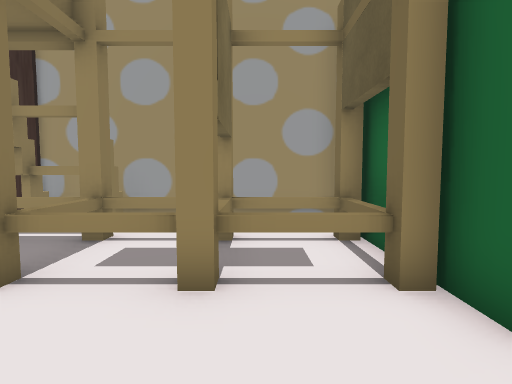
View 1 (above)

16 first-person views from a walk through a scene from a Unity 3-D project. The camera is 1.3 m above the floor, tilts 4° down and sees 80° across. The floor is counted in squares, 1 m on a side. Each view is taken from the middle of a square. On the plan, view 1 faces up. The plan holds only what a view shows up to about 14 squares ahead; the rest is blank. The player character is not drawn.

View 2
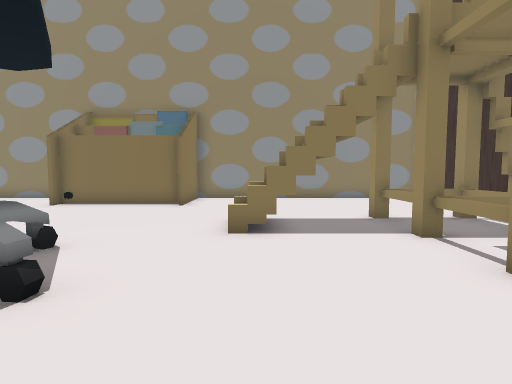

View 3
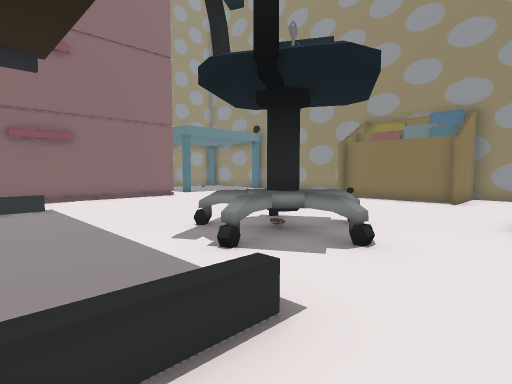

View 4
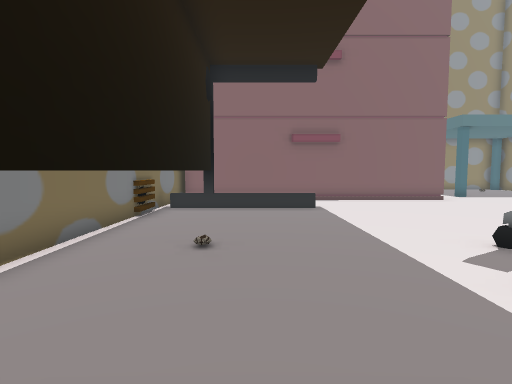

View 5
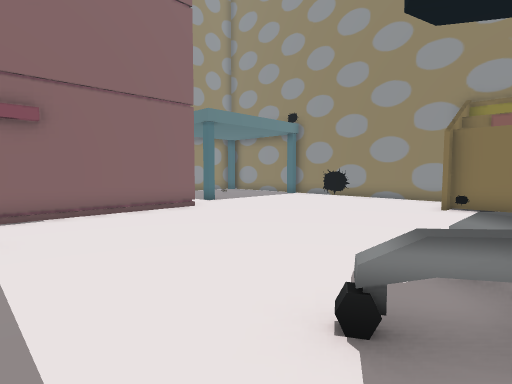

View 6
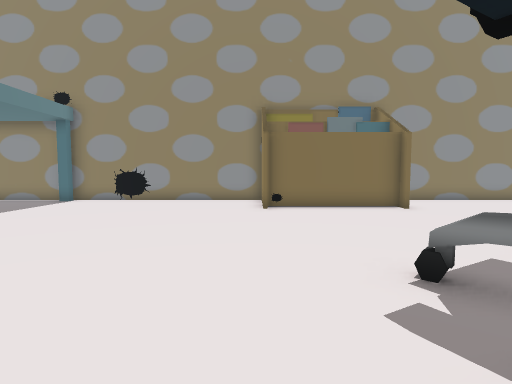

View 7
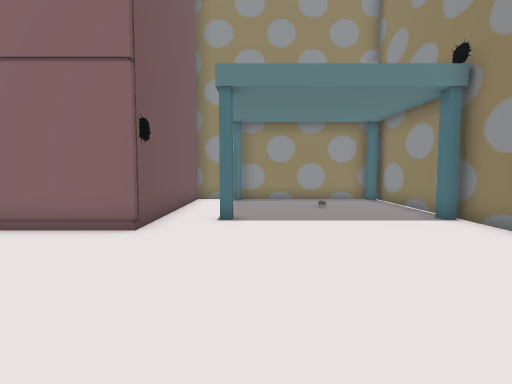

View 8
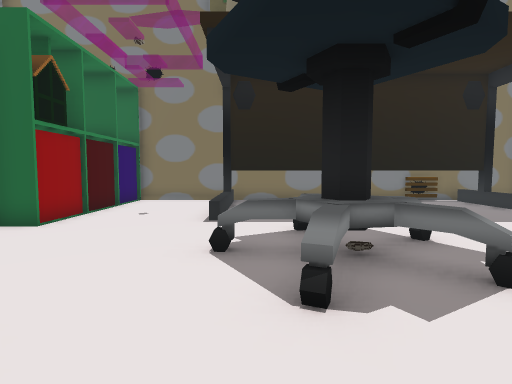

View 9
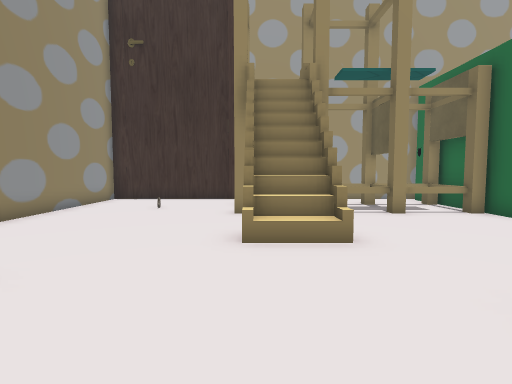

View 10
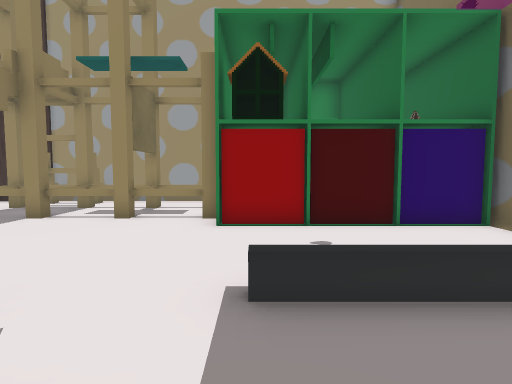

View 11
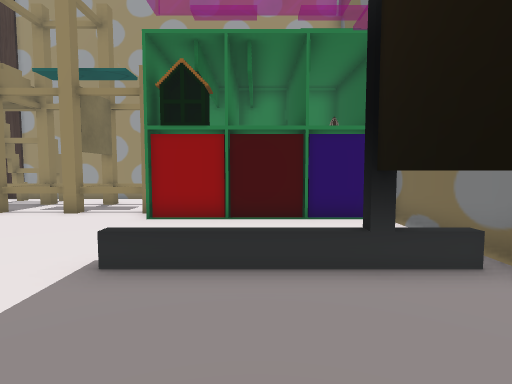

View 12
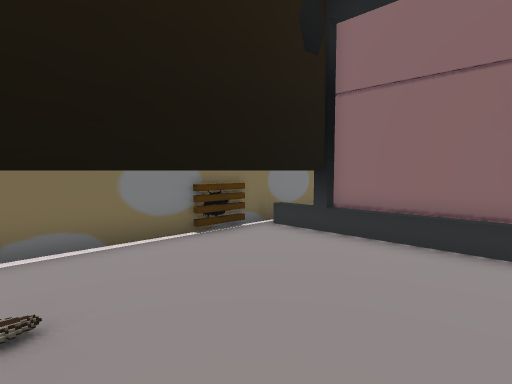

View 13
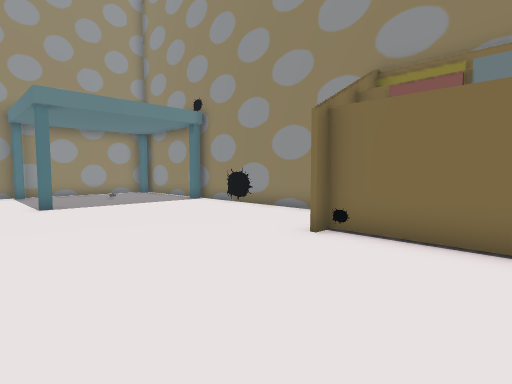

View 14
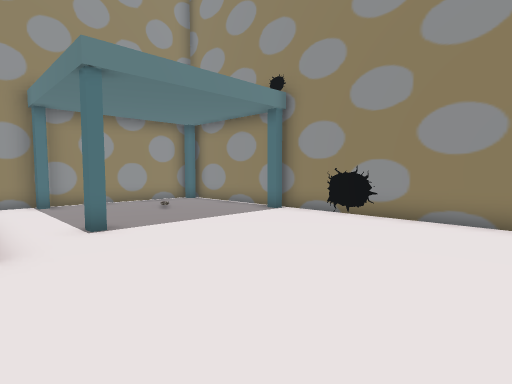

View 15
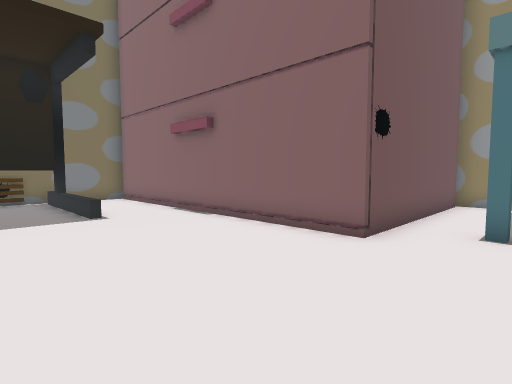

View 16
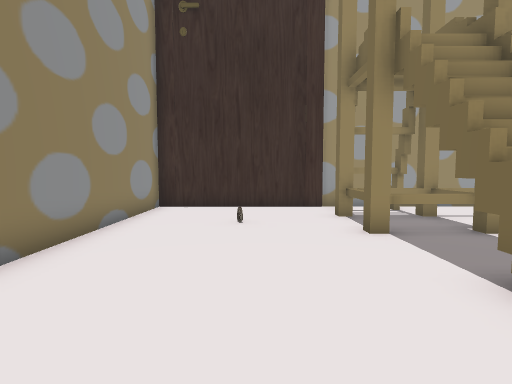

### Floor plan
Key: @ floor where view 1 was taken; # wall or solid block; . floor; / step, stairs or slope; = window, fence, low wall or low ledge; T thing the floor can be seen under or through; O other object.
Columns run from 12 left of view 1 to 9 right of it. Each row starts with its distance up from view 1.
  8 ###############
  7 #......###....OOOOOOO
  6 #......#=#=##=# O OOO
  5 #......=.=.==.# O OOO
  4 #.....#==#=#==# O OOO
  3 #.............O O OOO
  2 #.............OOOOOOO#
  1 #......=OT...........#
  0 #......=OT..@........#
 -1 #....................#
 -2 #..............////T.#
 -3 #OOO........O......T.#
 -4  OOO......OOOO.....T.#
 -5  OOO.......OO......T.#
 -6  OOO......O..O.....T.#
 -7  OOO...............T.#
 -8 #OOO...............T.#
 -9 #..................T.#
-10 #..................TO#
-11 #..................TO#
-12 #....................#
-13 =....................#
-14 =...................#
-15 #........#####     ##
-16 #O.....O.#
-17 #........#
-18 #........#
-19 #........#
-20 #........#
-21 #........#
-22 ##########

Where each view was taken, in squares from view 1:
view 1: 0 up, 0 right, facing up
view 2: 0 up, 3 right, facing left
view 3: 0 up, 5 right, facing down-left
view 4: 1 down, 5 right, facing down
view 5: 5 down, 3 right, facing down-left
view 6: 8 down, 2 right, facing left
view 7: 8 down, 6 left, facing down
view 8: 3 down, 5 left, facing right
view 9: 6 down, 5 left, facing up
view 10: 5 down, 3 right, facing up
view 11: 6 down, 5 right, facing up
view 12: 6 down, 3 right, facing down-right
view 13: 4 down, 3 left, facing down-left
view 14: 9 down, 3 left, facing down-left
view 15: 9 down, 6 left, facing down-right
view 16: 3 down, 8 left, facing up
